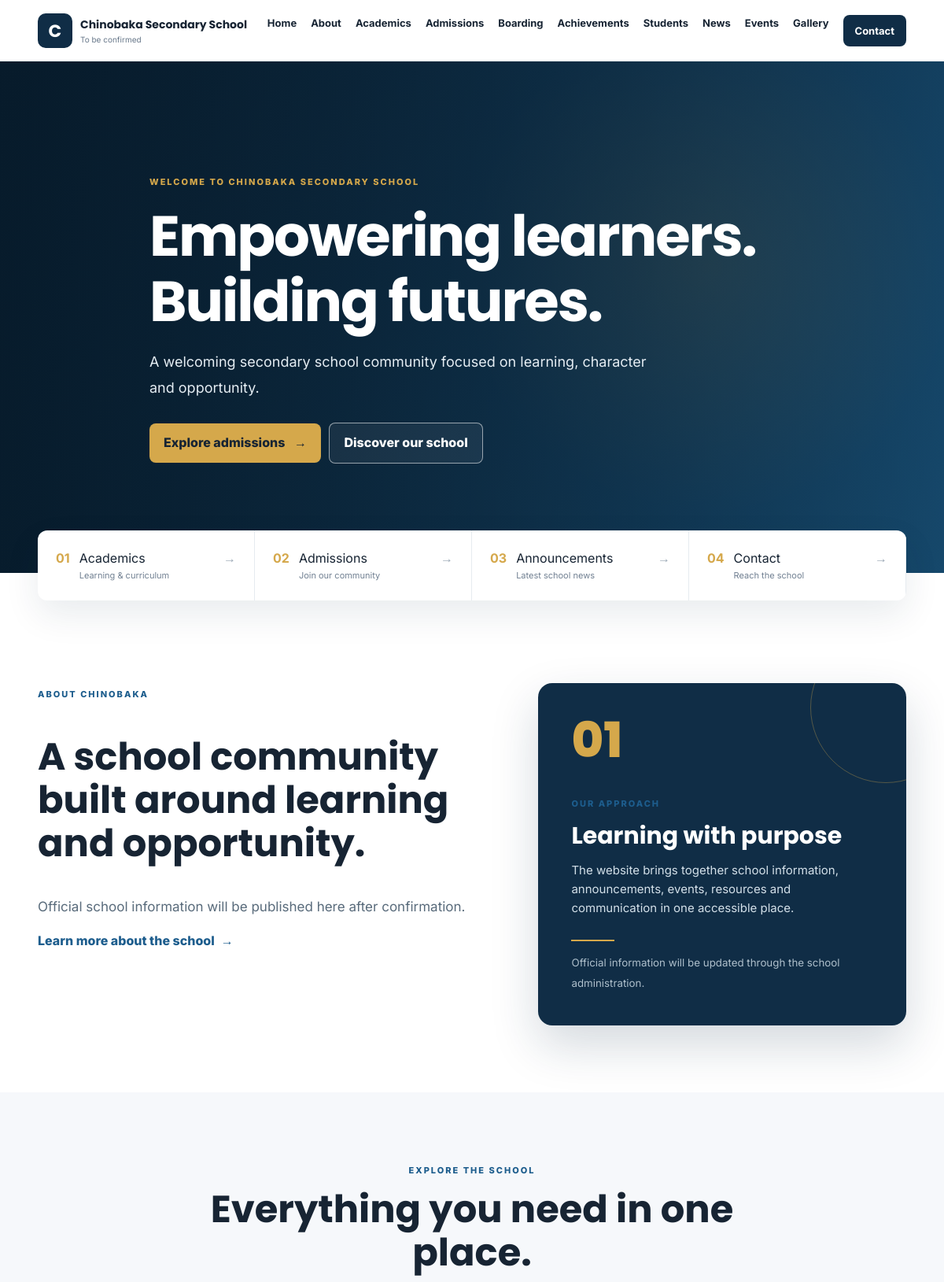
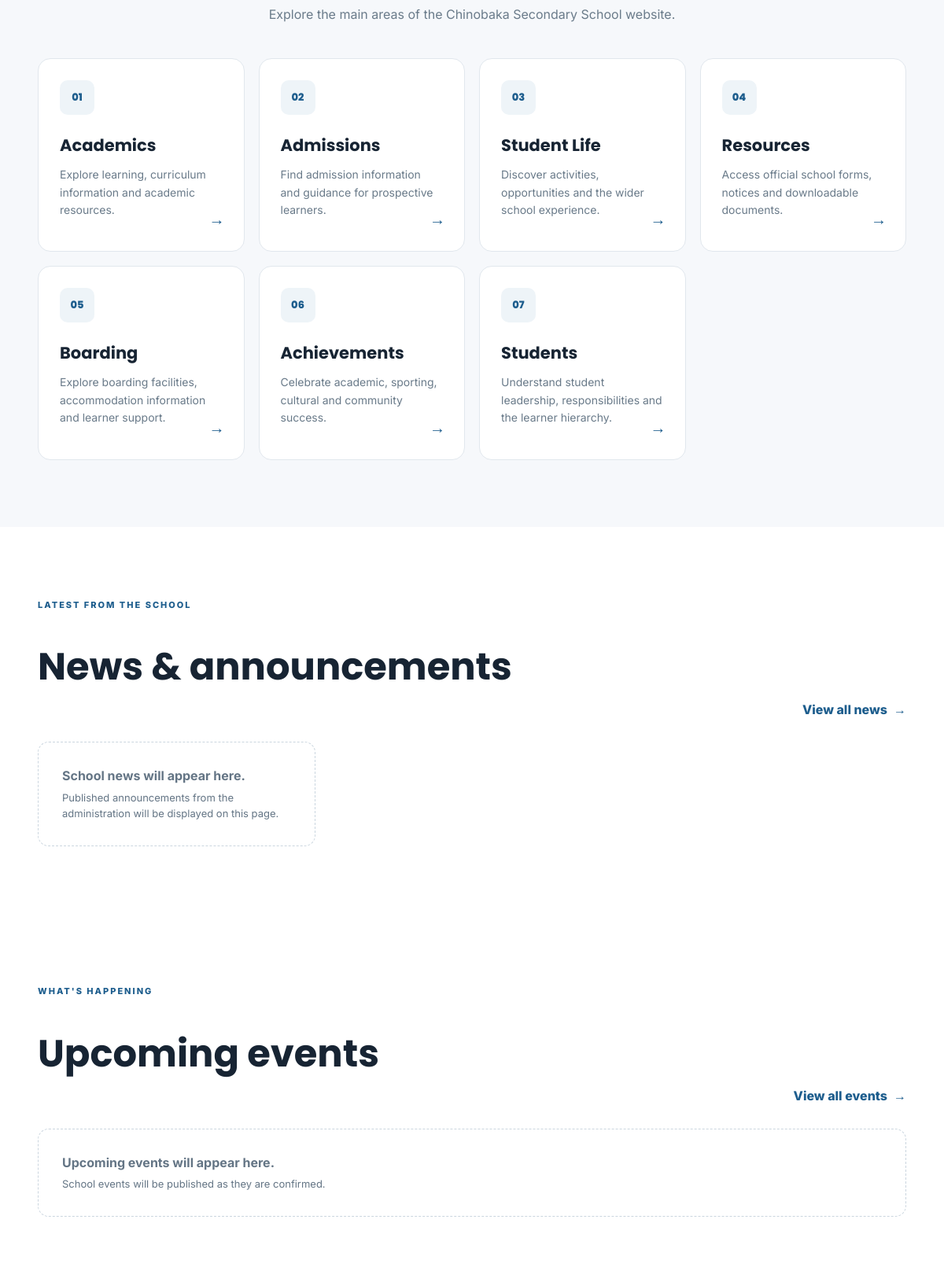
The page / (upper part) on the database its author committed (2 pictures, top to bottom).
### app/models.py (models this page shows)
class SiteSetting(db.Model):
 id=db.Column(db.Integer,primary_key=True); school_name=db.Column(db.String(160),default='Chinobaka Secondary School',nullable=False); motto=db.Column(db.String(255),default='To be confirmed',nullable=False); phone=db.Column(db.String(80),default='To be confirmed'); email=db.Column(db.String(160),default='To be confirmed'); address=db.Column(db.String(255),default='To be confirmed'); about_text=db.Column(db.Text,default='Official school information will be published here after confirmation.'); hero_title=db.Column(db.String(255),default='Empowering learners. Building futures.'); hero_text=db.Column(db.Text,default='A welcoming secondary school community focused on learning, character and opportunity.'); logo_filename=db.Column(db.String(255)); hero_image_filename=db.Column(db.String(255)); updated_at=db.Column(db.DateTime,default=datetime.utcnow,onupdate=datetime.utcnow)

### app/routes/public.py (the view)
    def home(self):
        content = self.service.home_content()
        return render_template(
            "public/home.html",
            settings=self.service.settings(),
            **content,
        )

### app/services/school_service.py (called while the page is built)
    def settings(self):
        school = SiteSetting.query.first()
        if school is None:
            school = SiteSetting()
            self.db.session.add(school)
            self.db.session.commit()
        return school

    def home_content(self):
        return {
            "news": News.query.filter_by(status="published")
                .order_by(News.published_at.desc()).limit(3).all(),
            "events": Event.query.order_by(Event.event_date.asc()).limit(3).all(),
            "gallery": GalleryItem.query.order_by(
                GalleryItem.created_at.desc()
            ).limit(6).all(),
            "achievements": Achievement.query.order_by(
                Achievement.sort_order, Achievement.year.desc()
            ).limit(3).all(),
        }

### app/templates/public/home.html (shortened to what this page needs)
{% extends "base.html" %}
{% block content %}
<section class="hero hero-home {% if settings.hero_image_filename %}hasimg{% endif %}"{% if settings.hero_image_filename %} style="background-image:url('{{ url_for('public.image', filename=settings.hero_image_filename) }}')"{% endif %}>
  <div class="heroover">
    <div class="container heroct">
      <span class="eyebrow">WELCOME TO {{ (settings.school_name or 'CHINOBAKA SECONDARY SCHOOL')|upper }}</span>
      <h1>{{ settings.hero_title or 'Inspiring learning. Building futures.' }}</h1>
      <p>{{ settings.hero_text or 'Discover a school community focused on learning, character, opportunity and the development of confident young people.' }}</p>
      <div class="hero-actions">
        <a class="btn gold" href="{{ url_for('public.admissions') }}">Explore admissions <span>→</span></a>
        <a class="btn outline-light" href="{{ url_for('public.about') }}">Discover our school</a>
      </div>
    </div>
  </div>
</section>
<section class="quick container" aria-label="Quick links">
  <a href="{{ url_for('public.academics') }}"><b>01</b><span>Academics<small>Learning & curriculum</small></span><i>→</i></a>
  <a href="{{ url_for('public.admissions') }}"><b>02</b><span>Admissions<small>Join our community</small></span><i>→</i></a>
  <a href="{{ url_for('public.news') }}"><b>03</b><span>Announcements<small>Latest school news</small></span><i>→</i></a>
  <a href="{{ url_for('public.contact') }}"><b>04</b><span>Contact<small>Reach the school</small></span><i>→</i></a>
</section>
<section class="section intro-section">
  <div class="container split intro-grid">
    <div>
      <span class="eyebrow blue">ABOUT CHINOBAKA</span>
      <h2>A school community built around learning and opportunity.</h2>
      <p>{{ settings.about_text or 'Official school information will be published here as it is confirmed and approved. This section will introduce the school, its community and its educational purpose.' }}</p>
      <a class="text-link" href="{{ url_for('public.about') }}">Learn more about the school <span>→</span></a>
    </div>
    <div class="intro-panel">
      <div class="panel-number">01</div>
      <span class="eyebrow blue">OUR APPROACH</span>
      <h3>Learning with purpose</h3>
      <p>The website brings together school information, announcements, events, resources and communication in one accessible place.</p>
      <div class="mini-line"></div>
      <small>Official information will be updated through the school administration.</small>
    </div>
  </div>
</section>
<section class="section soft stats-section">
  <div class="container">
    <div class="section-heading centered">
      <span class="eyebrow blue">EXPLORE THE SCHOOL</span>
      <h2>Everything you need in one place.</h2>
      <p>Explore the main areas of the Chinobaka Secondary School website.</p>
    </div>
    <div class="feature-grid">
      <a class="feature-card" href="{{ url_for('public.academics') }}"><span class="feature-icon">01</span><h3>Academics</h3><p>Explore learning, curriculum information and academic resources.</p><span class="card-arrow">→</span></a>
      <a class="feature-card" href="{{ url_for('public.admissions') }}"><span class="feature-icon">02</span><h3>Admissions</h3><p>Find admission information and guidance for prospective learners.</p><span class="card-arrow">→</span></a>
      <a class="feature-card" href="{{ url_for('public.student_life') }}"><span class="feature-icon">03</span><h3>Student Life</h3><p>Discover activities, opportunities and the wider school experience.</p><span class="card-arrow">→</span></a>
      <a class="feature-card" href="{{ url_for('public.downloads') }}"><span class="feature-icon">04</span><h3>Resources</h3><p>Access official school forms, notices and downloadable documents.</p><span class="card-arrow">→</span></a>
      <a class="feature-card" href="{{ url_for('public.boarding') }}"><span class="feature-icon">05</span><h3>Boarding</h3><p>Explore boarding facilities, accommodation information and learner support.</p><span class="card-arrow">→</span></a>
      <a class="feature-card" href="{{ url_for('public.achievements') }}"><span class="feature-icon">06</span><h3>Achievements</h3><p>Celebrate academic, sporting, cultural and community success.</p><span class="card-arrow">→</span></a>
      <a class="feature-card" href="{{ url_for('public.student_hierarchy') }}"><span class="feature-icon">07</span><h3>Students</h3><p>Understand student leadership, responsibilities and the learner hierarchy.</p><span class="card-arrow">→</span></a>
    </div>
  </div>
</section>
<section class="section news-section">
  <div class="container">
    <div class="head section-heading-row">
      <div><span class="eyebrow blue">LATEST FROM THE SCHOOL</span><h2>News & announcements</h2></div>
      <a class="text-link" href="{{ url_for('public.news') }}">View all news <span>→</span></a>
    </div>
    <div class="cards">
      {% for n in news %}
      <article class="card news-card">
        {% if n.image_filename %}<img src="{{ url_for('public.image', filename=n.image_filename) }}" alt="{{ n.title }}">{% else %}<div class="card-placeholder"><span>CHINOBAKA</span></div>{% endif %}
        <div><small>{{ n.published_at.strftime('%d %b %Y') if n.published_at else 'School update' }}</small><h3>{{ n.title }}</h3><p>{{ n.excerpt or n.body[:140] }}</p><a class="text-link" href="{{ url_for('public.news_detail', slug=n.slug) }}">Read article <span>→</span></a></div>
      </article>
      {% else %}
      <div class="empty empty-wide"><strong>School news will appear here.</strong><span>Published announcements from the administration will be displayed on this page.</span></div>
      {% endfor %}
    </div>
  </div>
</section>
<section class="section events-section">
  <div class="container">
    <div class="head section-heading-row">
      <div><span class="eyebrow blue">WHAT'S HAPPENING</span><h2>Upcoming events</h2></div>
      <a class="text-link" href="{{ url_for('public.events') }}">View all events <span>→</span></a>
    </div>
    <div class="events">
      {% for e in events %}
      <a class="event" href="{{ url_for('public.events') }}">
        <time><strong>{{ e.event_date.strftime('%d') }}</strong><small>{{ e.event_date.strftime('%b') }}</small></time>
        <div><span class="event-label">SCHOOL EVENT</span><h3>{{ e.title }}</h3><p>{{ e.description or 'School event' }}{% if e.location %} · {{ e.location }}{% endif %}</p></div><span class="event-arrow">→</span>
      </a>
      {% else %}
      <div class="empty empty-wide"><strong>Upcoming events will appear here.</strong><span>School events will be published as they are confirmed.</span></div>
      {% endfor %}
    </div>
  </div>
</section>
{% endblock %}

### app/templates/base.html (shortened to what this page needs)
<!doctype html><html><head><link rel="stylesheet" href="{{url_for('static',filename='css/style.css')}}"><link rel="stylesheet" href="{{url_for('static',filename='css/home_step1.css')}}"></head><body><header><div class="container nav"><a class="brand" href="{{url_for('public.home')}}">{%if site_settings and site_settings.logo_filename%}<img src="{{url_for('public.image',filename=site_settings.logo_filename)}}">{%else%}<span class="mark">C</span>{%endif%}<span><b>{{site_settings.school_name if site_settings else 'Chinobaka Secondary School'}}</b><small>{{site_settings.motto if site_settings else 'Official School Website'}}</small></span></a><nav><a href="{{url_for('public.home')}}">Home</a><a href="{{url_for('public.about')}}">About</a><a href="{{url_for('public.academics')}}">Academics</a><a href="{{url_for('public.admissions')}}">Admissions</a><a href="{{url_for('public.boarding')}}">Boarding</a><a href="{{url_for('public.achievements')}}">Achievements</a><a href="{{url_for('public.student_hierarchy')}}">Students</a><a href="{{url_for('public.news')}}">News</a><a href="{{url_for('public.events')}}">Events</a><a href="{{url_for('public.gallery')}}">Gallery</a><a class="navbtn" href="{{url_for('public.contact')}}">Contact</a></nav></div></header><main>{%block content%}{%endblock%}</main></body></html>

### app/static/css/style.css (style rules this page uses)
* { box-sizing:border-box }
body { margin:0;font-family:Inter,Arial;color:#172433;line-height:1.6 }
h1,h2,h3 { font-family:Poppins,Arial;line-height:1.15 }
h1 { font-size:clamp(2.5rem,6vw,5rem) }
h2 { font-size:clamp(2rem,4vw,3rem) }
a { text-decoration:none;color:inherit }
.container { width:min(1160px,92%);margin:auto }
.nav { min-height:78px;display:flex;align-items:center;justify-content:space-between }
.brand { display:flex;align-items:center;gap:10px }
.brand img,.mark { width:44px;height:44px;object-fit:contain }
.mark { display:grid;place-items:center;background:#102d46;color:#fff;border-radius:10px;font:bold 22px Poppins }
.brand b,.brand small { display:block }
.brand b { font:700 14px Poppins }
.brand small { font-size:10px;color:#68788a }
.nav nav { display:flex;gap:18px;font-size:13px;font-weight:700 }
.navbtn { background:#102d46;color:#fff;padding:10px 15px;border-radius:8px }
.hero { min-height:620px;background:linear-gradient(120deg,#102d46,#1e618f);color:#fff;background-size:cover;background-position:center }
.heroover { min-height:620px;display:flex;align-items:center;background:linear-gradient(90deg,rgba(6,25,40,.9),rgba(6,25,40,.35)) }
.heroct { max-width:820px }
.heroct p { max-width:650px;color:#e5edf3;font-size:18px }
.eyebrow { color:#d5a84b;font-size:11px;letter-spacing:2px;font-weight:800 }
.blue { color:#1d5d8d }
.btn { display:inline-block;border:0;border-radius:8px;padding:12px 18px;font-weight:800;cursor:pointer;margin:8px 6px 0 0 }
.gold { background:#d5a84b;color:#172433 }
.quick { display:grid;grid-template-columns:repeat(4,1fr);margin-top:-45px;position:relative;background:#fff;box-shadow:0 18px 45px #102d4617;border-radius:12px;overflow:hidden }
.quick a { padding:23px;display:flex;gap:12px;border-right:1px solid #e6ebf0 }
.quick b { color:#d5a84b }
.quick span,.quick small { display:block }
.quick small { color:#718092;font-size:11px }
.section { padding:85px 0 }
.soft { background:#f6f8fb }
.split { display:grid;grid-template-columns:1.1fr .9fr;gap:65px;align-items:center }
.cards { display:grid;grid-template-columns:repeat(3,1fr);gap:22px }
.head { display:flex;justify-content:space-between;align-items:end;margin-bottom:25px }
.events { display:grid;gap:12px }
.centered { text-align:center;max-width:760px;margin:0 auto 35px }
.section-heading p { color:#718092 }

### rows shown on the page
SiteSetting: school_name "Chinobaka Secondary School", motto "To be confirmed", school_name "CHINOBAKA SECONDARY SCHOOL", hero_title "Empowering learners. Building futures.", hero_text "A welcoming secondary school community focused on learning, character and opportunity.", about_text "Official school information will be published here after confirmation."
